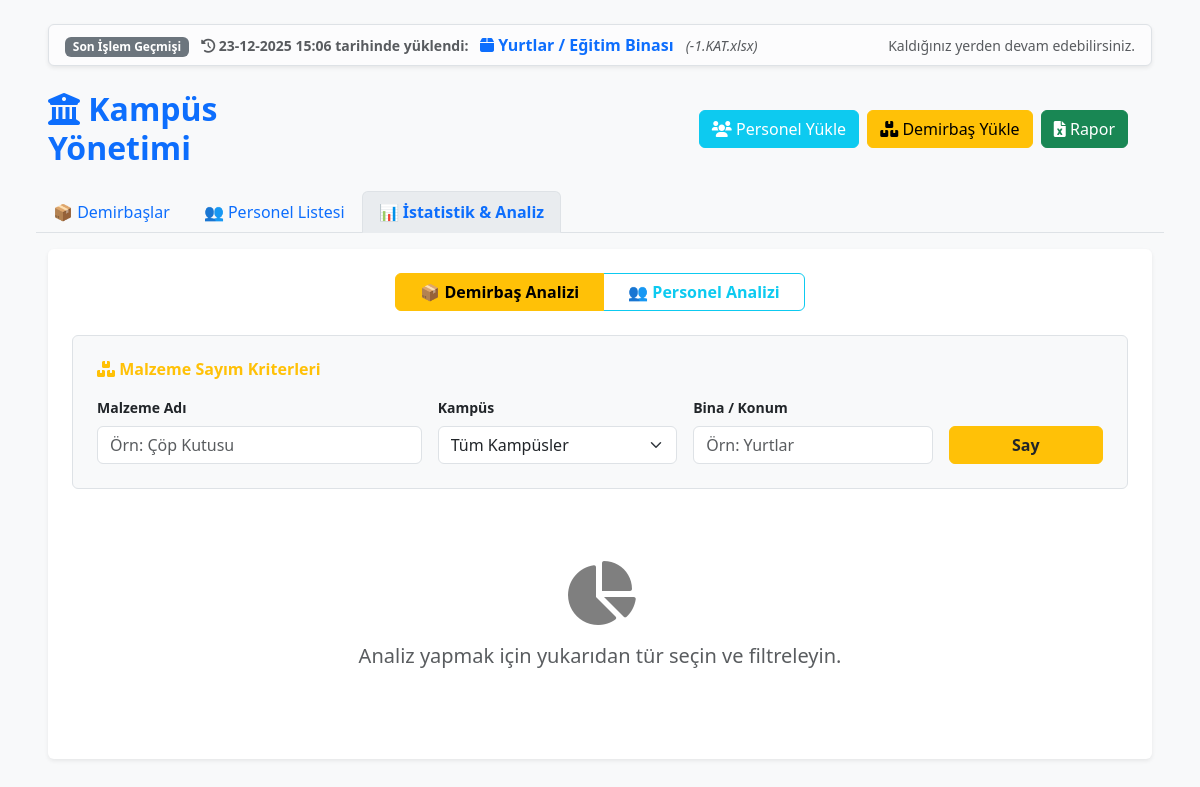
The app's page /?tab=istatistik with its own data.
### tables this page shows
CREATE TABLE yukleme_gecmisi (
            id INTEGER PRIMARY KEY AUTOINCREMENT,
            dosya_adi TEXT,
            hedef_konum TEXT,
            tur TEXT,
            tarih TEXT
        );

### app.py (the view)
@app.route('/')
def index():
    aktif_tab = request.args.get('tab', 'demirbas')
    arama_terimi = request.args.get('q', '')
    analiz_turu = request.args.get('analiz_turu', 'demirbas')
    ist_malzeme = request.args.get('ist_malzeme', '')
    ist_kampus = request.args.get('ist_kampus', '')
    ist_konum = request.args.get('ist_konum', '')
    ist_p_ad = request.args.get('ist_p_ad', '')
    ist_p_birim = request.args.get('ist_p_birim', '')
    ist_p_kampus = request.args.get('ist_p_kampus', '')
    ist_p_ofis = request.args.get('ist_p_ofis', '')
    sayfa_d = request.args.get('sayfa_d', 1, type=int)
    sayfa_p = request.args.get('sayfa_p', 1, type=int)
    limit = 20
    offset_d = (sayfa_d - 1) * limit
    offset_p = (sayfa_p - 1) * limit
    conn = baglanti_kur()
    cur = conn.cursor()
    d_sql = "SELECT * FROM demirbaslar"
    d_c_sql = "SELECT COUNT(*) FROM demirbaslar"
    d_p = []
    if arama_terimi and aktif_tab == 'demirbas':
        t = f"%{turkce_normalize(arama_terimi)}%"
        f = " WHERE NORMALIZE(ad) LIKE ? OR NORMALIZE(konum) LIKE ? OR NORMALIZE(kampus) LIKE ?"
        d_sql += f; d_c_sql += f; d_p = [t, t, t]
    cur.execute(d_c_sql, d_p)
    total_d = cur.fetchone()[0]
    total_pages_d = (total_d + limit - 1) // limit
    d_sql += " ORDER BY id DESC LIMIT ? OFFSET ?"
    d_p.extend([limit, offset_d])
    cur.execute(d_sql, d_p)
    demirbaslar = cur.fetchall()
    p_sql = "SELECT * FROM personeller"
    p_c_sql = "SELECT COUNT(*) FROM personeller"
    p_p = []
    if arama_terimi and aktif_tab == 'personel':
        t = f"%{turkce_normalize(arama_terimi)}%"
        f = " WHERE NORMALIZE(ad_soyad) LIKE ? OR NORMALIZE(ofis) LIKE ? OR NORMALIZE(birimi) LIKE ?"
        p_sql += f; p_c_sql += f; p_p = [t, t, t]
    cur.execute(p_c_sql, p_p)
    total_p = cur.fetchone()[0]
    total_pages_p = (total_p + limit - 1) // limit
    p_sql += " ORDER BY ofis ASC LIMIT ? OFFSET ?"
    p_p.extend([limit, offset_p])
    cur.execute(p_sql, p_p)
    personeller = cur.fetchall()
    analiz_sonuclari = []
    analiz_toplam = 0
    if aktif_tab == 'istatistik':
        if analiz_turu == 'personel':
            sql = "SELECT * FROM personeller WHERE 1=1"
            params = []
            if ist_p_ad:
                sql += " AND (NORMALIZE(ad_soyad) LIKE ? OR NORMALIZE(unvan) LIKE ?)"
                params.extend([f"%{turkce_normalize(ist_p_ad)}%", f"%{turkce_normalize(ist_p_ad)}%"])
            if ist_p_birim:
                sql += " AND NORMALIZE(birimi) LIKE ?"
                params.append(f"%{turkce_normalize(ist_p_birim)}%")
            if ist_p_kampus and ist_p_kampus != "Tümü":
                sql += " AND kampus = ?"
                params.append(ist_p_kampus)
            if ist_p_ofis:
                sql += " AND NORMALIZE(ofis) LIKE ?"
                params.append(f"%{turkce_normalize(ist_p_ofis)}%")
            sql += " ORDER BY birimi ASC, ad_soyad ASC"
            if ist_p_ad or ist_p_birim or (ist_p_kampus and ist_p_kampus != "Tümü") or ist_p_ofis:
                cur.execute(sql, params)
                analiz_sonuclari = cur.fetchall()
                analiz_toplam = len(analiz_sonuclari)
        else: # Demirbaş Analizi
            sql = "SELECT ad, kampus, konum, SUM(adet) as toplam_adet FROM demirbaslar WHERE 1=1"
            params = []
            if ist_malzeme:
                sql += " AND NORMALIZE(ad) LIKE ?"
                params.append(f"%{turkce_normalize(ist_malzeme)}%")
            if ist_kampus and ist_kampus != "Tümü":
                sql += " AND kampus = ?"
                params.append(ist_kampus)
            if ist_konum:
                sql += " AND NORMALIZE(konum) LIKE ?"
                params.append(f"%{turkce_normalize(ist_konum)}%")
            sql += " GROUP BY ad, kampus, konum ORDER BY kampus ASC, konum ASC"
            if ist_malzeme or (ist_kampus and ist_kampus != "Tümü") or ist_konum:
                cur.execute(sql, params)
                analiz_sonuclari = cur.fetchall()
                for row in analiz_sonuclari: analiz_toplam += row['toplam_adet']
    try:
        cur.execute("SELECT * FROM yukleme_gecmisi ORDER BY id DESC LIMIT 1")
        son_yukleme = cur.fetchone()
    except:
        son_yukleme = None
    conn.close()
    return render_template('index.html',
                           demirbaslar=demirbaslar, personeller=personeller,
                           analiz_sonuclari=analiz_sonuclari, analiz_toplam=analiz_toplam, analiz_turu=analiz_turu,
                           yerleskeler=YERLESKELER, arama_terimi=arama_terimi, aktif_tab=aktif_tab,
                           sayfa_d=sayfa_d, toplam_sayfa_demirbas=total_pages_d,
                           sayfa_p=sayfa_p, toplam_sayfa_personel=total_pages_p,
                           ist_malzeme=ist_malzeme, ist_kampus=ist_kampus, ist_konum=ist_konum,
                           ist_p_ad=ist_p_ad, ist_p_birim=ist_p_birim, ist_p_kampus=ist_p_kampus, ist_p_ofis=ist_p_ofis,
                           son_yukleme=son_yukleme)

### app.py (called while the page is built)
def baglanti_kur():
    conn = sqlite3.connect(DB_NAME)
    conn.row_factory = sqlite3.Row
    conn.create_function("NORMALIZE", 1, turkce_normalize)
    return conn

### templates/index.html (shortened to what this page needs)
<!DOCTYPE html>
<html lang="tr">
<head>
    <link href="https://cdn.jsdelivr.net/npm/bootstrap@5.3.0/dist/css/bootstrap.min.css" rel="stylesheet">
    <link rel="stylesheet" href="https://cdnjs.cloudflare.com/ajax/libs/font-awesome/6.0.0/css/all.min.css">
</head>
<body class="bg-light">
<div class="container-fluid px-5 mt-4">
    {% if son_yukleme %}
    <div class="alert alert-light border shadow-sm d-flex align-items-center justify-content-between py-2 mb-4">
        <div>
            <span class="badge bg-secondary me-2">Son İşlem Geçmişi</span>
            <small class="text-muted fw-bold">
                <i class="fas fa-history"></i> {{ son_yukleme.tarih }} tarihinde yüklendi:
            </small>
            <span class="text-primary fw-bold mx-2">
                {% if son_yukleme.tur == 'Demirbaş' %}
                    <i class="fas fa-box"></i> {{ son_yukleme.hedef_konum }}
                {% else %}
                    <i class="fas fa-users"></i> {{ son_yukleme.hedef_konum }}
                {% endif %}
            </span>
            <small class="text-muted fst-italic">({{ son_yukleme.dosya_adi }})</small>
        </div>
        <small class="text-muted">Kaldığınız yerden devam edebilirsiniz.</small>
    </div>
    {% endif %}
    <div class="row align-items-center mb-4">
    <div class="row align-items-center mb-4">
        <div class="col-md-3"><h2 class="text-primary fw-bold mb-0"><i class="fas fa-university"></i> Kampüs Yönetimi</h2></div>
        <div class="col-md-5 text-end">
            <button class="btn btn-info text-white me-1" data-bs-toggle="modal" data-bs-target="#uploadPersonelModal">
                <i class="fas fa-users"></i> Personel Yükle
            </button>
            <button class="btn btn-warning me-1" data-bs-toggle="modal" data-bs-target="#uploadDemirbasModal">
                <i class="fas fa-boxes"></i> Demirbaş Yükle
            </button>
            <a href="/rapor" class="btn btn-success"><i class="fas fa-file-excel"></i> Rapor</a>
        </div>
    </div>
    <ul class="nav nav-tabs mb-3" id="myTab">
        <li class="nav-item">
            <a class="nav-link {% if aktif_tab == 'demirbas' %}active{% endif %}" href="/?tab=demirbas" style="cursor: pointer;">📦 Demirbaşlar</a>
        </li>
        <li class="nav-item">
            <a class="nav-link {% if aktif_tab == 'personel' %}active{% endif %}" href="/?tab=personel" style="cursor: pointer;">👥 Personel Listesi</a>
        </li>
        <li class="nav-item">
            <a class="nav-link {% if aktif_tab == 'istatistik' %}active{% endif %}" href="/?tab=istatistik" style="cursor: pointer;">📊 İstatistik & Analiz</a>
        </li>
    </ul>
    <div class="tab-content" id="myTabContent">
        <div class="tab-pane fade" id="istatistik">
            <div class="card p-4 shadow-sm border-0">
                <div class="text-center mb-4">
                    <div class="btn-group" role="group">
                        <label class="btn btn-outline-warning px-4 fw-bold" for="radioDemirbas">📦 Demirbaş Analizi</label>
                        <label class="btn btn-outline-info px-4 fw-bold" for="radioPersonel">👥 Personel Analizi</label>
                    </div>
                </div>
                <div id="form-demirbas" class="bg-light p-4 rounded border mb-4" {% if analiz_turu == 'personel' %}style="display:none;"{% endif %}>
                    <h6 class="text-warning fw-bold mb-3"><i class="fas fa-boxes"></i> Malzeme Sayım Kriterleri</h6>
                    <form action="/#analizSonuclari" method="GET">
                        <div class="row g-3 align-items-end">
                            <div class="col-md-4">
                                <label class="form-label small fw-bold">Malzeme Adı</label>
                                <input type="text" name="ist_malzeme" class="form-control" placeholder="Örn: Çöp Kutusu" value="{{ ist_malzeme }}">
                            </div>
                            <div class="col-md-3">
                                <label class="form-label small fw-bold">Kampüs</label>
                                <select name="ist_kampus" class="form-select">
                                    <option value="Tümü">Tüm Kampüsler</option>
                                </select>
                            </div>
                            <div class="col-md-3">
                                <label class="form-label small fw-bold">Bina / Konum</label>
                                <input type="text" name="ist_konum" class="form-control" placeholder="Örn: Yurtlar" value="{{ ist_konum }}">
                            </div>
                            <div class="col-md-2">
                                <button type="submit" class="btn btn-warning w-100 fw-bold text-dark">Say</button>
                            </div>
                        </div>
                    </form>
                </div>
                <div id="analizSonuclariContainer">
                    {% if analiz_sonuclari %}
                        <div id="analizSonuclari"></div>
                        <div class="alert alert-success text-center border-0 shadow-sm d-flex justify-content-between align-items-center px-5">
                            <div class="text-start">
                                <small class="text-muted d-block text-uppercase fw-bold mb-1">Analiz Sonucu</small>
                                <span class="fs-5">
                                    <i class="fas fa-check-circle"></i>
                                    Toplam: <span class="fw-bold display-6 mx-2">{{ analiz_toplam }}</span>
                                    {{ 'Kişi' if analiz_turu == 'personel' else 'Adet' }} Bulundu
                                </span>
                            </div>
                            <div class="col-md-4 text-end">
                                <a href="/rapor-analiz?analiz_turu={{ analiz_turu }}&ist_malzeme={{ ist_malzeme }}&ist_kampus={{ ist_kampus }}&ist_konum={{ ist_konum }}&ist_p_ad={{ ist_p_ad }}&ist_p_birim={{ ist_p_birim }}&ist_p_kampus={{ ist_p_kampus }}&ist_p_ofis={{ ist_p_ofis }}"
                                   class="btn btn-success fw-bold shadow-sm">
                                    <i class="fas fa-file-excel"></i> Bu Tabloyu İndir
                                </a>
                            </div>
                        </div>
                        <div class="table-responsive-custom mt-3" style="max-height: 500px;">
                            <table class="table table-hover align-middle">
                                <thead class="bg-dark text-white" style="position: sticky; top: 0;">
                                    <tr>
                                        {% if analiz_turu == 'personel' %}
                                            <th>Ad Soyad</th><th>Ünvan</th><th>Birim</th><th>Kampüs</th><th>Ofis</th>
                                        {% else %}
                                            <th>Malzeme Adı</th><th>Kampüs</th><th>Konum / Ofis</th><th class="text-center">Adet</th>
                                        {% endif %}
                                    </tr>
                                </thead>
                                <tbody>
                                    {% for row in analiz_sonuclari %}
                                    <tr>
                                        {% if analiz_turu == 'personel' %}
                                            <td class="fw-bold">{{ row.ad_soyad }}</td>
                                            <td>{{ row.unvan }}</td>
                                            <td><span class="badge bg-info text-dark">{{ row.birimi }}</span></td>
                                            <td class="small">{{ row.kampus }}</td>
                                            <td class="text-primary small">{{ row.ofis }}</td>
                                        {% else %}
                                            <td class="fw-bold">{{ row.ad }}</td>
                                            <td><span class="badge bg-secondary">{{ row.kampus }}</span></td>
                                            <td class="text-primary small">{{ row.konum }}</td>
                                            <td class="text-center fw-bold fs-5 text-success">{{ row.toplam_adet }}</td>
                                        {% endif %}
                                    </tr>
                                    {% endfor %}
                                </tbody>
                            </table>
                        </div>
                    {% elif (ist_malzeme or ist_p_birim or (ist_kampus and ist_kampus != 'Tümü')) %}
                        <div class="alert alert-warning text-center">Bu kriterlere uygun kayıt bulunamadı.</div>
                    {% else %}
                        <div class="text-center text-muted py-5">
                            <i class="fas fa-chart-pie fa-4x mb-3 text-black-50"></i>
                            <p class="fs-5">Analiz yapmak için yukarıdan tür seçin ve filtreleyin.</p>
                        </div>
                    {% endif %}
                </div>
            </div>
        </div>
    </div>
</div>
</body>
</html>

### templates/index.html (style rules this page uses)
.nav-tabs .nav-link.active { background-color: #e9ecef; border-bottom-color: transparent; font-weight: bold; color: #0d6efd; }

### records on screen
yukleme_gecmisi: tarih "23-12-2025 15:06", hedef_konum "Yurtlar / Eğitim Binası", dosya_adi "-1.KAT.xlsx"
